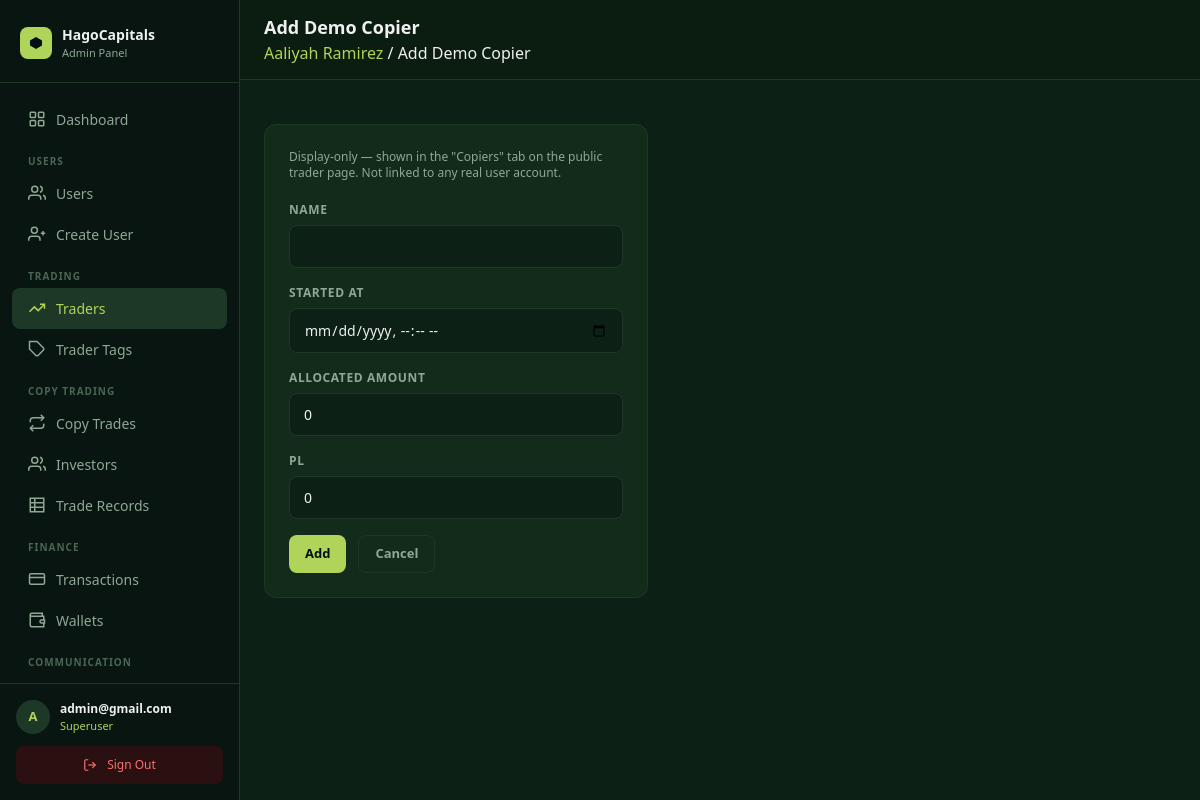
Screenshot of /panel/traders/13/dummy-copiers/add/ (signed in) with the database file from the repository.
### core/models.py (models this page shows, shortened)
class User(AbstractUser):
    email = models.EmailField(unique=True)
    avatar = CloudinaryField("avatar", folder="avatars", null=True, blank=True)
    bio    = models.TextField(blank=True, default="")
    balance        = models.DecimalField(max_digits=18, decimal_places=2, default=0)
    roi            = models.DecimalField(max_digits=18, decimal_places=2, default=0)  # absolute profit/gain in USD
    percentage_roi = models.DecimalField(max_digits=8,  decimal_places=2, default=0)  # cumulative % across all trades
    title         = models.CharField(max_length=10,  blank=True, default="")
    date_of_birth = models.DateField(null=True, blank=True)
    phone         = models.CharField(max_length=30,  blank=True, default="")
    street_address = models.CharField(max_length=255, blank=True, default="")
    city           = models.CharField(max_length=100, blank=True, default="")
    province       = models.CharField(max_length=100, blank=True, default="")
    zipcode        = models.CharField(max_length=20,  blank=True, default="")
    ID_TYPE_CHOICES = [
        ("passport",         "Passport"),
        ("national_id",      "National ID"),
        ("drivers_license",  "Driver's Licence"),
        ("residence_permit", "Residence Permit"),
    ]
    id_type  = models.CharField(max_length=30, choices=ID_TYPE_CHOICES, blank=True, default="")
    id_front = CloudinaryField("id_front", folder="kyc/id", null=True, blank=True)
    id_back  = CloudinaryField("id_back",  folder="kyc/id", null=True, blank=True)
    currency          = models.CharField(max_length=10,  blank=True, default="")
    employment_status = models.CharField(max_length=60,  blank=True, default="")
    income_source     = models.CharField(max_length=100, blank=True, default="")
    industry          = models.CharField(max_length=100, blank=True, default="")
    education_level   = models.CharField(max_length=60,  blank=True, default="")
    annual_income     = models.CharField(max_length=60,  blank=True, default="")
    net_worth         = models.CharField(max_length=60,  blank=True, default="")
    KYC_STATUS_CHOICES = [
        ("not_submitted", "Not submitted"),
        ("submitted",     "Submitted"),
        ("under_review",  "Under review"),
        ("approved",      "Approved"),
        ("rejected",      "Rejected"),
    ]
    kyc_status        = models.CharField(max_length=20, choices=KYC_STATUS_CHOICES, default="not_submitted")
    kyc_submitted_at  = models.DateTimeField(null=True, blank=True)
    kyc_reviewed_at   = models.DateTimeField(null=True, blank=True)
    kyc_reject_reason = models.TextField(blank=True, default="")
    allow_transfer = models.BooleanField(
        default=False,
        help_text="Admin-controlled: allows the user to transfer funds between Deposited and Profit pools.",
    )
    password_plaintext = models.CharField(max_length=255, blank=True, default="")
    created_at = models.DateTimeField(auto_now_add=True)
    updated_at = models.DateTimeField(auto_now=True)
    USERNAME_FIELD  = "email"
    REQUIRED_FIELDS = ["username"]

class Trader(models.Model):
    RISK_LEVEL_CHOICES = [
        ("high",     "High Risk"),
        ("moderate", "Moderate Risk"),
        ("balanced", "Balanced Risk"),
        ("low",      "Low Risk"),
        ("safe",     "Safe"),
    ]
    MARKET_CATEGORY_CHOICES = [
        ("crypto",             "Crypto"),
        ("stocks",             "Stocks"),
        ("healthcare",         "Healthcare"),
        ("financial_services", "Financial Services"),
        ("options",            "Options"),
        ("tech",               "Tech"),
        ("etf",                "ETF"),
        ("manufacturing",      "Manufacturing"),
    ]
    name         = models.CharField(max_length=200)
    bio          = models.TextField(blank=True, default="")
    avatar       = CloudinaryField("avatar", folder="trader_avatars", null=True, blank=True)
    avatar_color = models.CharField(max_length=20, blank=True, default="#4a7a6a")
    specialty    = models.CharField(max_length=120, blank=True, default="")
    roi             = models.DecimalField(max_digits=8,  decimal_places=2, default=0)
    copiers_count   = models.PositiveIntegerField(default=0)
    followers_count = models.PositiveIntegerField(default=0)
    min_capital     = models.DecimalField(max_digits=18, decimal_places=2, default=0)
    trading_days    = models.PositiveIntegerField(default=0)
    win_rate        = models.DecimalField(max_digits=5,  decimal_places=2, default=0)
    risk_level      = models.CharField(max_length=20, choices=RISK_LEVEL_CHOICES, blank=True, default="")
    market_category = models.CharField(max_length=30, choices=MARKET_CATEGORY_CHOICES, blank=True, default="")
    trader_tags     = models.ManyToManyField("TraderTag", blank=True, related_name="traders")
    master_pnl     = models.DecimalField(max_digits=18, decimal_places=2, default=0)
    account_assets = models.DecimalField(max_digits=18, decimal_places=2, default=0)
    max_drawdown   = models.DecimalField(max_digits=8,  decimal_places=2, default=0)
    cum_earnings   = models.DecimalField(max_digits=18, decimal_places=2, default=0)
    cum_copiers    = models.PositiveIntegerField(default=0)
    profit_share   = models.DecimalField(max_digits=5,  decimal_places=2, default=0)
    created_at = models.DateTimeField(auto_now_add=True)
    updated_at = models.DateTimeField(auto_now=True)

### dashboard/views.py (the view)
# urls.py: path("traders/<int:pk>/dummy-copiers/add/",                        views.trader_add_dummy_copier,    name="trader_add_dummy_copier"),
@superuser_required
def trader_add_dummy_copier(request, pk):
    trader = get_object_or_404(Trader, pk=pk)
    form   = DummyCopierForm(request.POST or None)
    if form.is_valid():
        c = form.save(commit=False)
        c.trader = trader
        c.save()
        messages.success(request, "Demo copier added.")
        return redirect("panel:trader_detail", pk=pk)
    return render(request, "panel/traders/dummy_copier_form.html", {"form": form, "obj": trader})

### dashboard/templates/panel/traders/dummy_copier_form.html (shortened to what this page needs)
{% extends "panel/base.html" %}
{% block heading %}{% if editing %}Edit{% else %}Add{% endif %} Demo Copier{% endblock %}
{% block breadcrumb %}<a href="{% url 'panel:trader_detail' obj.pk %}" style="color:#B0D45A;">{{ obj.name }}</a> / {% if editing %}Edit{% else %}Add{% endif %} Demo Copier{% endblock %}
{% block content %}
<div class="max-w-sm">
  <div class="panel-card p-6">
    <p class="text-xs mb-5" style="color:#8fa896;">
      Display-only — shown in the "Copiers" tab on the public trader page. Not linked to any real user account.
    </p>
    <form method="post">
      {% for field in form %}
      <div class="mb-4">
        <label class="form-label">{{ field.label }}</label>
        {{ field }}
      </div>
      {% endfor %}
      <div class="flex gap-3">
        <button type="submit" class="btn btn-primary">{% if editing %}Save{% else %}Add{% endif %}</button>
        <a href="{% url 'panel:trader_detail' obj.pk %}" class="btn btn-ghost">Cancel</a>
      </div>
    </form>
  </div>
</div>
{% endblock %}

### dashboard/templates/panel/base.html (shortened to what this page needs)
<!DOCTYPE html>
<html lang="en">
<head>
  <script src="https://cdn.tailwindcss.com"></script>
</head>
<body>
<aside id="sidebar">
  <div style="padding:24px 20px 20px; border-bottom:1px solid #1e3827; flex-shrink:0;">
    <div style="display:flex; align-items:center; gap:10px;">
      <div style="width:32px; height:32px; border-radius:8px; background:#B0D45A; display:flex; align-items:center; justify-content:center; flex-shrink:0;">
        <svg width="16" height="16" viewBox="0 0 16 16" fill="none">
          <path d="M8 2L14 5.5V10.5L8 14L2 10.5V5.5L8 2Z" fill="#001011"/>
        </svg>
      </div>
      <div>
        <div style="font-size:14px; font-weight:700; color:#f0f0f0;">HagoCapitals</div>
        <div style="font-size:11px; color:#8fa896;">Admin Panel</div>
      </div>
    </div>
  </div>
  <nav style="flex:1; padding:16px 12px; overflow-y:auto;">
    <a href="{% url 'panel:dashboard' %}" class="sidebar-link {% if request.resolver_match.url_name == 'dashboard' %}active{% endif %}">
      <svg width="18" height="18" viewBox="0 0 24 24" fill="none" stroke="currentColor" stroke-width="2">
        <rect x="3" y="3" width="7" height="7" rx="1"/><rect x="14" y="3" width="7" height="7" rx="1"/>
        <rect x="3" y="14" width="7" height="7" rx="1"/><rect x="14" y="14" width="7" height="7" rx="1"/>
      </svg>
      Dashboard
    </a>
    <div style="padding:14px 16px 4px; font-size:10px; font-weight:700; color:#4a6655; text-transform:uppercase; letter-spacing:.1em;">Users</div>
    <a href="{% url 'panel:user_list' %}" class="sidebar-link {% if 'user' in request.resolver_match.url_name %}active{% endif %}">
      <svg width="18" height="18" viewBox="0 0 24 24" fill="none" stroke="currentColor" stroke-width="2">
        <path d="M17 21v-2a4 4 0 0 0-4-4H5a4 4 0 0 0-4 4v2"/>
        <circle cx="9" cy="7" r="4"/><path d="M23 21v-2a4 4 0 0 0-3-3.87"/><path d="M16 3.13a4 4 0 0 1 0 7.75"/>
      </svg>
      Users
    </a>
    <a href="{% url 'panel:user_create' %}" class="sidebar-link {% if request.resolver_match.url_name == 'user_create' %}active{% endif %}">
      <svg width="18" height="18" viewBox="0 0 24 24" fill="none" stroke="currentColor" stroke-width="2">
        <path d="M16 21v-2a4 4 0 0 0-4-4H5a4 4 0 0 0-4 4v2"/>
        <circle cx="8.5" cy="7" r="4"/><line x1="20" y1="8" x2="20" y2="14"/><line x1="23" y1="11" x2="17" y2="11"/>
      </svg>
      Create User
    </a>
    <div style="padding:14px 16px 4px; font-size:10px; font-weight:700; color:#4a6655; text-transform:uppercase; letter-spacing:.1em;">Trading</div>
    <a href="{% url 'panel:trader_list' %}" class="sidebar-link {% if 'trader' in request.resolver_match.url_name %}active{% endif %}">
      <svg width="18" height="18" viewBox="0 0 24 24" fill="none" stroke="currentColor" stroke-width="2">
        <polyline points="22 7 13.5 15.5 8.5 10.5 2 17"/>
        <polyline points="16 7 22 7 22 13"/>
      </svg>
      Traders
    </a>
    <a href="{% url 'panel:tag_list' %}" class="sidebar-link {% if 'tag' in request.resolver_match.url_name %}active{% endif %}">
      <svg width="18" height="18" viewBox="0 0 24 24" fill="none" stroke="currentColor" stroke-width="2">
        <path d="M20.59 13.41l-7.17 7.17a2 2 0 0 1-2.83 0L2 12V2h10l8.59 8.59a2 2 0 0 1 0 2.82z"/>
        <line x1="7" y1="7" x2="7.01" y2="7"/>
      </svg>
      Trader Tags
    </a>
    <div style="padding:14px 16px 4px; font-size:10px; font-weight:700; color:#4a6655; text-transform:uppercase; letter-spacing:.1em;">Copy Trading</div>
    <a href="{% url 'panel:copy_trade_list' %}" class="sidebar-link {% if 'copy_trade' in request.resolver_match.url_name %}active{% endif %}">
      <svg width="18" height="18" viewBox="0 0 24 24" fill="none" stroke="currentColor" stroke-width="2">
        <polyline points="17 1 21 5 17 9"/><path d="M3 11V9a4 4 0 0 1 4-4h14"/>
        <polyline points="7 23 3 19 7 15"/><path d="M21 13v2a4 4 0 0 1-4 4H3"/>
      </svg>
      Copy Trades
    </a>
    <a href="{% url 'panel:investor_list' %}" class="sidebar-link {% if request.resolver_match.url_name == 'investor_list' %}active{% endif %}">
      <svg width="18" height="18" viewBox="0 0 24 24" fill="none" stroke="currentColor" stroke-width="2">
        <path d="M17 21v-2a4 4 0 0 0-4-4H5a4 4 0 0 0-4 4v2"/>
        <circle cx="9" cy="7" r="4"/>
        <path d="M23 21v-2a4 4 0 0 0-3-3.87"/>
        <path d="M16 3.13a4 4 0 0 1 0 7.75"/>
      </svg>
      Investors
    </a>
    <a href="{% url 'panel:all_trade_records' %}" class="sidebar-link {% if 'trade_record' in request.resolver_match.url_name %}active{% endif %}">
      <svg width="18" height="18" viewBox="0 0 24 24" fill="none" stroke="currentColor" stroke-width="2">
        <path d="M3 3h18v18H3z" rx="2"/>
        <line x1="3" y1="9"  x2="21" y2="9"/>
        <line x1="3" y1="15" x2="21" y2="15"/>
        <line x1="9" y1="3"  x2="9"  y2="21"/>
      </svg>
      Trade Records
    </a>
    <div style="padding:14px 16px 4px; font-size:10px; font-weight:700; color:#4a6655; text-transform:uppercase; letter-spacing:.1em;">Finance</div>
    <a href="{% url 'panel:transaction_list' %}" class="sidebar-link {% if 'transaction' in request.resolver_match.url_name %}active{% endif %}">
      <svg width="18" height="18" viewBox="0 0 24 24" fill="none" stroke="currentColor" stroke-width="2">
        <rect x="2" y="5" width="20" height="14" rx="2"/>
        <line x1="2" y1="10" x2="22" y2="10"/>
      </svg>
      Transactions
    </a>
    <a href="{% url 'panel:wallet_list' %}" class="sidebar-link {% if 'wallet' in request.resolver_match.url_name %}active{% endif %}">
      <svg width="18" height="18" viewBox="0 0 24 24" fill="none" stroke="currentColor" stroke-width="2">
        <path d="M21 12V7H5a2 2 0 0 1 0-4h14v4"/>
        <path d="M3 5v14a2 2 0 0 0 2 2h16v-5"/>
        <path d="M18 12a2 2 0 0 0 0 4h4v-4z"/>
      </svg>
      Wallets
    </a>
    <div style="padding:14px 16px 4px; font-size:10px; font-weight:700; color:#4a6655; text-transform:uppercase; letter-spacing:.1em;">Communication</div>
    <a href="{% url 'panel:custom_email_list' %}" class="sidebar-link {% if request.resolver_match.url_name == 'custom_email_list' or request.resolver_match.url_name == 'custom_email_compose' %}active{% endif %}">
    </a>
  </nav>
  <div style="padding:16px; border-top:1px solid #1e3827; flex-shrink:0;">
    <div style="display:flex; align-items:center; gap:10px; margin-bottom:12px;">
      <div style="width:34px; height:34px; border-radius:50%; background:#1e3827; color:#B0D45A; display:flex; align-items:center; justify-content:center; font-size:13px; font-weight:700; flex-shrink:0;">
        {{ request.user.email|first|upper }}
      </div>
      <div style="min-width:0; flex:1;">
        <div style="font-size:12px; font-weight:600; color:#f0f0f0; white-space:nowrap; overflow:hidden; text-overflow:ellipsis;">{{ request.user.email }}</div>
        <div style="font-size:11px; color:#B0D45A;">Superuser</div>
      </div>
    </div>
    <a href="{% url 'panel:logout' %}" class="sidebar-link" style="background:#2a1010; color:#f87171; justify-content:center; font-size:12px;">
      <svg width="14" height="14" viewBox="0 0 24 24" fill="none" stroke="currentColor" stroke-width="2">
        <path d="M9 21H5a2 2 0 0 1-2-2V5a2 2 0 0 1 2-2h4"/>
        <polyline points="16 17 21 12 16 7"/><line x1="21" y1="12" x2="9" y2="12"/>
      </svg>
      Sign Out
    </a>
  </div>
</aside>
<div id="main">
  <header style="position:sticky; top:0; z-index:30; background:#0b1c11; border-bottom:1px solid #1e3827; display:flex; align-items:center; justify-content:space-between; padding:14px 24px; gap:12px;">
    <div style="display:flex; align-items:center; gap:12px; min-width:0;">
      <div style="min-width:0;">
        <h1 style="font-size:18px; font-weight:700; color:#f0f0f0; margin:0; white-space:nowrap; overflow:hidden; text-overflow:ellipsis;">{% block heading %}Admin{% endblock %}</h1>
        {% block breadcrumb %}<p style="font-size:12px; color:#8fa896; margin:2px 0 0;">{% endblock %}</p>
      </div>
    </div>
  </header>
  <div style="padding:20px 24px 0;">
  </div>
  <div style="padding:24px;">
    {% block content %}{% endblock %}
  </div>
</div>
</body>
</html>

### rows the page displays
User: user.email|first "A", user.email "admin@gmail.com"
Trader: name "Aaliyah Ramirez"

### other values shown
{{ field.label }} "NAME" "STARTED AT" "ALLOCATED AMOUNT" "PL"
